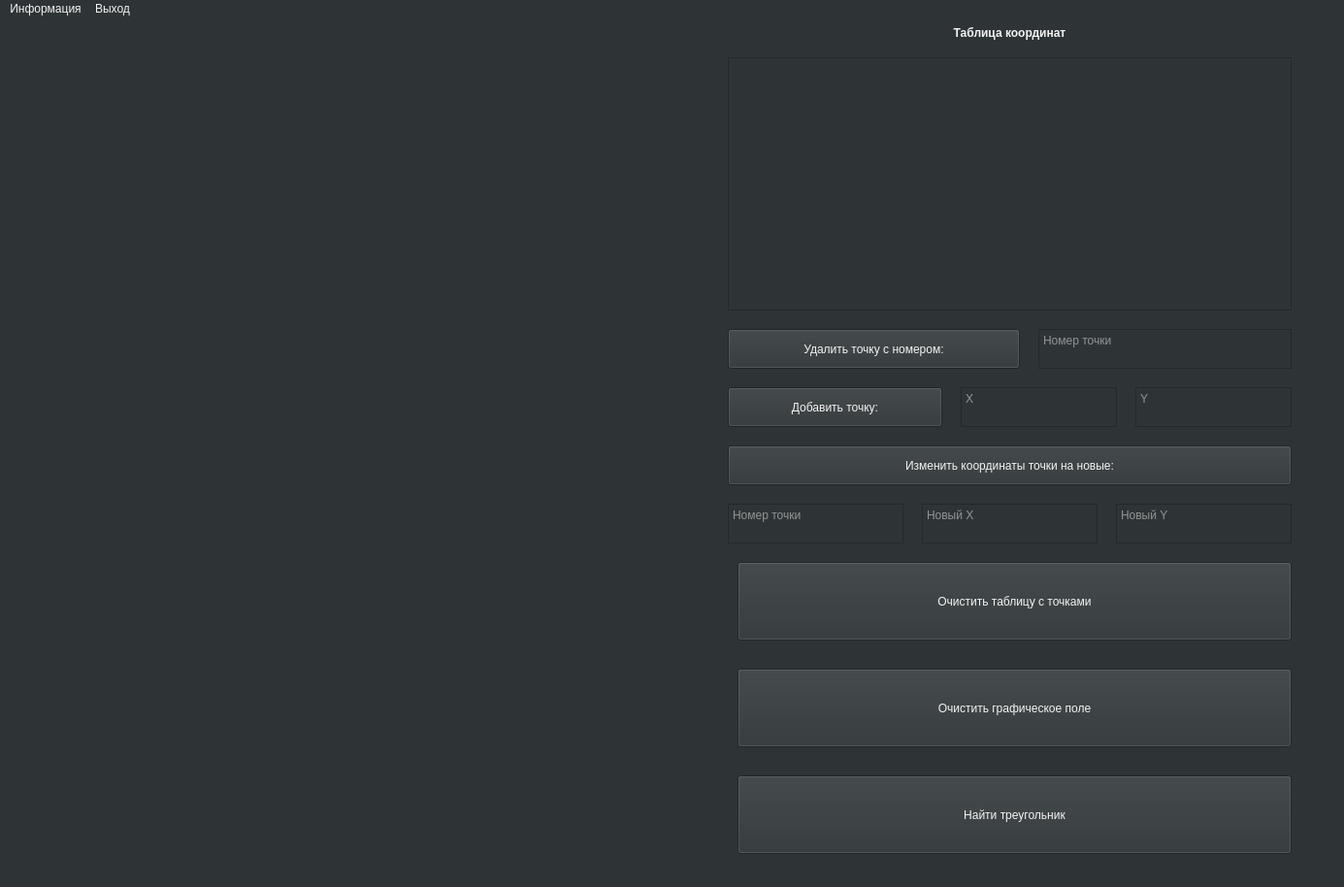
<?xml version="1.0" encoding="UTF-8"?>
<ui version="4.0">
 <class>MainWindow</class>
 <widget class="QMainWindow" name="MainWindow">
  <property name="geometry">
   <rect>
    <x>0</x>
    <y>0</y>
    <width>1385</width>
    <height>914</height>
   </rect>
  </property>
  <property name="mouseTracking">
   <bool>true</bool>
  </property>
  <property name="windowTitle">
   <string>MainWindow</string>
  </property>
  <property name="styleSheet">
   <string notr="true">background-color: rgb(46, 52, 54);
color: rgb(243, 243, 243);
font: 63 13pt &quot;URW Gothic&quot;;</string>
  </property>
  <widget class="QWidget" name="centralwidget">
   <property name="mouseTracking">
    <bool>true</bool>
   </property>
   <property name="tabletTracking">
    <bool>true</bool>
   </property>
   <widget class="QPushButton" name="FindTriangle">
    <property name="geometry">
     <rect>
      <x>760</x>
      <y>780</y>
      <width>571</width>
      <height>81</height>
     </rect>
    </property>
    <property name="styleSheet">
     <string notr="true">background-color: rgb(46, 52, 54);
color: rgb(243, 243, 243);
font: 63 14pt &quot;URW Gothic&quot;;</string>
    </property>
    <property name="text">
     <string>Найти треугольник</string>
    </property>
   </widget>
   <widget class="QTableWidget" name="Table">
    <property name="geometry">
     <rect>
      <x>750</x>
      <y>40</y>
      <width>581</width>
      <height>261</height>
     </rect>
    </property>
    <property name="styleSheet">
     <string notr="true">alternate-background-color: rgb(0, 0, 0);</string>
    </property>
   </widget>
   <widget class="QLabel" name="Label">
    <property name="geometry">
     <rect>
      <x>10</x>
      <y>9</y>
      <width>720</width>
      <height>720</height>
     </rect>
    </property>
    <property name="minimumSize">
     <size>
      <width>720</width>
      <height>720</height>
     </size>
    </property>
    <property name="maximumSize">
     <size>
      <width>720</width>
      <height>720</height>
     </size>
    </property>
    <property name="mouseTracking">
     <bool>true</bool>
    </property>
    <property name="text">
     <string/>
    </property>
   </widget>
   <widget class="QPushButton" name="ClearGraph">
    <property name="geometry">
     <rect>
      <x>760</x>
      <y>670</y>
      <width>571</width>
      <height>81</height>
     </rect>
    </property>
    <property name="styleSheet">
     <string notr="true">background-color: rgb(46, 52, 54);
color: rgb(243, 243, 243);
font: 63 14pt &quot;URW Gothic&quot;;</string>
    </property>
    <property name="text">
     <string>Очистить графическое поле</string>
    </property>
   </widget>
   <widget class="QPushButton" name="ClearTable">
    <property name="geometry">
     <rect>
      <x>760</x>
      <y>560</y>
      <width>571</width>
      <height>81</height>
     </rect>
    </property>
    <property name="styleSheet">
     <string notr="true">background-color: rgb(46, 52, 54);
color: rgb(243, 243, 243);
font: 63 14pt &quot;URW Gothic&quot;;</string>
    </property>
    <property name="text">
     <string>Очистить таблицу c точками</string>
    </property>
   </widget>
   <widget class="QLabel" name="label">
    <property name="geometry">
     <rect>
      <x>750</x>
      <y>0</y>
      <width>581</width>
      <height>31</height>
     </rect>
    </property>
    <property name="styleSheet">
     <string notr="true">background-color: rgb(46, 52, 54);
color: rgb(243, 243, 243);
font: 63 14pt &quot;URW Gothic&quot;;</string>
    </property>
    <property name="text">
     <string>&lt;html&gt;&lt;head/&gt;&lt;body&gt;&lt;p align=&quot;center&quot;&gt;&lt;span style=&quot; font-weight:600;&quot;&gt;Таблица координат&lt;/span&gt;&lt;/p&gt;&lt;/body&gt;&lt;/html&gt;</string>
    </property>
   </widget>
   <widget class="QPushButton" name="DeletePoint">
    <property name="geometry">
     <rect>
      <x>750</x>
      <y>320</y>
      <width>301</width>
      <height>41</height>
     </rect>
    </property>
    <property name="styleSheet">
     <string notr="true">background-color: rgb(46, 52, 54);
color: rgb(243, 243, 243);
font: 63 14pt &quot;URW Gothic&quot;;</string>
    </property>
    <property name="text">
     <string>Удалить точку с номером:</string>
    </property>
   </widget>
   <widget class="QPlainTextEdit" name="DelNumPointField">
    <property name="geometry">
     <rect>
      <x>1070</x>
      <y>320</y>
      <width>261</width>
      <height>41</height>
     </rect>
    </property>
    <property name="centerOnScroll">
     <bool>false</bool>
    </property>
    <property name="placeholderText">
     <string>Номер точки</string>
    </property>
   </widget>
   <widget class="QPlainTextEdit" name="AddXField">
    <property name="geometry">
     <rect>
      <x>990</x>
      <y>380</y>
      <width>161</width>
      <height>41</height>
     </rect>
    </property>
    <property name="centerOnScroll">
     <bool>false</bool>
    </property>
    <property name="placeholderText">
     <string>X</string>
    </property>
   </widget>
   <widget class="QPushButton" name="AddPoint">
    <property name="geometry">
     <rect>
      <x>750</x>
      <y>380</y>
      <width>221</width>
      <height>41</height>
     </rect>
    </property>
    <property name="styleSheet">
     <string notr="true">background-color: rgb(46, 52, 54);
color: rgb(243, 243, 243);
font: 63 14pt &quot;URW Gothic&quot;;</string>
    </property>
    <property name="text">
     <string>Добавить точку:</string>
    </property>
   </widget>
   <widget class="QPlainTextEdit" name="AddYField">
    <property name="geometry">
     <rect>
      <x>1170</x>
      <y>380</y>
      <width>161</width>
      <height>41</height>
     </rect>
    </property>
    <property name="centerOnScroll">
     <bool>false</bool>
    </property>
    <property name="placeholderText">
     <string>Y</string>
    </property>
   </widget>
   <widget class="QPushButton" name="ChangePoint">
    <property name="geometry">
     <rect>
      <x>750</x>
      <y>440</y>
      <width>581</width>
      <height>41</height>
     </rect>
    </property>
    <property name="styleSheet">
     <string notr="true">background-color: rgb(46, 52, 54);
color: rgb(243, 243, 243);
font: 63 14pt &quot;URW Gothic&quot;;</string>
    </property>
    <property name="text">
     <string>Изменить координаты точки на новые:</string>
    </property>
   </widget>
   <widget class="QPlainTextEdit" name="ChangeNumPointField">
    <property name="geometry">
     <rect>
      <x>750</x>
      <y>500</y>
      <width>181</width>
      <height>41</height>
     </rect>
    </property>
    <property name="centerOnScroll">
     <bool>false</bool>
    </property>
    <property name="placeholderText">
     <string>Номер точки</string>
    </property>
   </widget>
   <widget class="QPlainTextEdit" name="UpdateXField">
    <property name="geometry">
     <rect>
      <x>950</x>
      <y>500</y>
      <width>181</width>
      <height>41</height>
     </rect>
    </property>
    <property name="centerOnScroll">
     <bool>false</bool>
    </property>
    <property name="placeholderText">
     <string>Новый X</string>
    </property>
   </widget>
   <widget class="QPlainTextEdit" name="UpdateYField">
    <property name="geometry">
     <rect>
      <x>1150</x>
      <y>500</y>
      <width>181</width>
      <height>41</height>
     </rect>
    </property>
    <property name="centerOnScroll">
     <bool>false</bool>
    </property>
    <property name="placeholderText">
     <string>Новый Y</string>
    </property>
   </widget>
   <widget class="QLabel" name="MouseCoordinatesLabel">
    <property name="geometry">
     <rect>
      <x>10</x>
      <y>730</y>
      <width>461</width>
      <height>31</height>
     </rect>
    </property>
    <property name="styleSheet">
     <string notr="true">background-color: rgb(46, 52, 54);
color: rgb(243, 243, 243);
font: 63 14pt &quot;URW Gothic&quot;;</string>
    </property>
    <property name="text">
     <string>&lt;html&gt;&lt;head/&gt;&lt;body&gt;&lt;p&gt;&lt;br/&gt;&lt;/p&gt;&lt;/body&gt;&lt;/html&gt;</string>
    </property>
   </widget>
   <widget class="QLabel" name="AnswerLabel">
    <property name="geometry">
     <rect>
      <x>10</x>
      <y>770</y>
      <width>701</width>
      <height>81</height>
     </rect>
    </property>
    <property name="styleSheet">
     <string notr="true">background-color: rgb(46, 52, 54);
color: rgb(243, 243, 243);
font: 63 14pt &quot;URW Gothic&quot;;</string>
    </property>
    <property name="text">
     <string>&lt;html&gt;&lt;head/&gt;&lt;body&gt;&lt;p&gt;&lt;br/&gt;&lt;/p&gt;&lt;/body&gt;&lt;/html&gt;</string>
    </property>
   </widget>
  </widget>
  <widget class="QMenuBar" name="menubar">
   <property name="geometry">
    <rect>
     <x>0</x>
     <y>0</y>
     <width>1385</width>
     <height>31</height>
    </rect>
   </property>
   <widget class="QMenu" name="menu_2">
    <property name="title">
     <string>Выход</string>
    </property>
    <addaction name="Quit"/>
   </widget>
   <widget class="QMenu" name="menu">
    <property name="title">
     <string>Информация</string>
    </property>
    <addaction name="AuthorInfo"/>
    <addaction name="TaskInfo"/>
   </widget>
   <addaction name="menu"/>
   <addaction name="menu_2"/>
  </widget>
  <action name="ClearAll">
   <property name="text">
    <string>Очистить все поля</string>
   </property>
   <property name="font">
    <font>
     <family>URW Bookman</family>
     <weight>75</weight>
     <italic>false</italic>
     <bold>true</bold>
    </font>
   </property>
  </action>
  <action name="Quit">
   <property name="text">
    <string>Выход</string>
   </property>
  </action>
  <action name="ClearAll_2">
   <property name="text">
    <string>Очистить все</string>
   </property>
  </action>
  <action name="Finding">
   <property name="text">
    <string>Найти четырехугольники</string>
   </property>
  </action>
  <action name="AuthorInfo">
   <property name="text">
    <string>Об авторе</string>
   </property>
  </action>
  <action name="TaskInfo">
   <property name="text">
    <string>Условие задания</string>
   </property>
  </action>
 </widget>
 <resources/>
 <connections/>
</ui>
